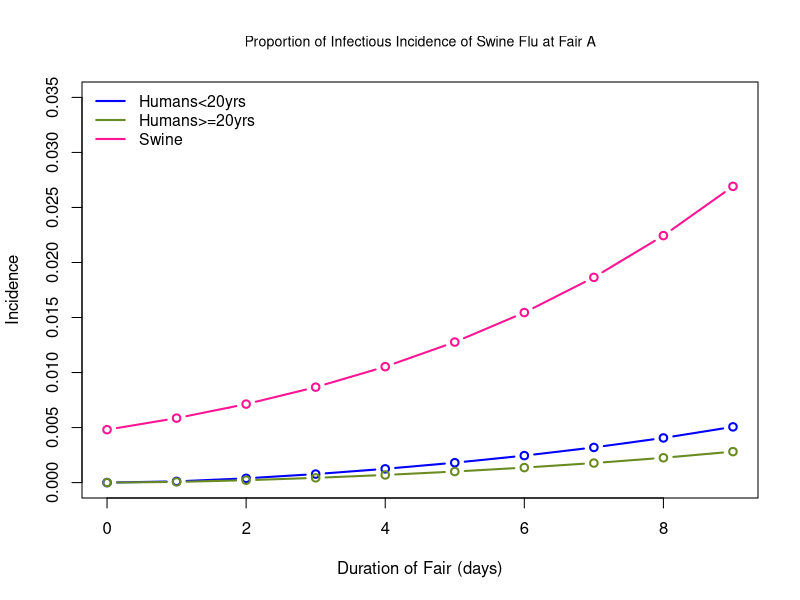
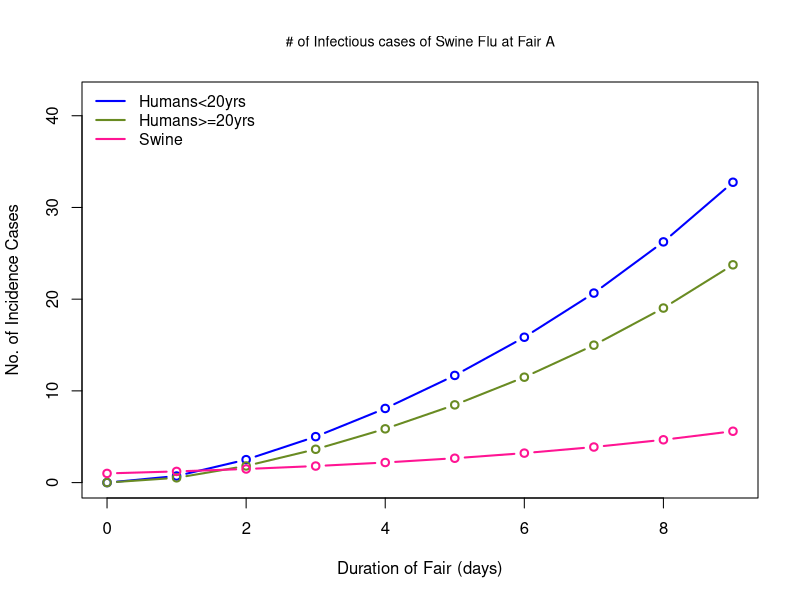

Here is the R script that generated these plots, in order: (Note: this script raises an error after producing the figures.)
library (deSolve)

#SEIR shared host model for Fair A attendees including both age groups

SEIR2host=function(t,state,parameters){
  with(as.list(c(state,parameters)),{

    dSc = -cSH * betaSH * (Sc)* (Is/Ns)
    dEc = cSH * betaSH * (Sc) * (Is/Ns)  - alpha * Ec 
    dIc = alpha * Ec - gamma * Ic
    
    
    dSa = -cSH * (Sa) * betaSH * (Is/Ns)
    dEa = cSH * (Sa) * betaSH * (Is/Ns) - alpha * Ea
    dIa = alpha * Ea - gamma * Ia
    
    dSs = -betaSS * Ss *  (Is/Ns)
    dIs = betaSS * Ss  * (Is/Ns) - gamma * Is
   
        list(c(dSc, dEc, dIc, dSa, dEa, dIa, dSs, dIs))#put in order by equation
  })
}


# Inital states and parameters provided by the paper

times=seq(0,9) 

#children parameters

Nc=6468; Ec=0; Ic=0; Sc=Nc*.9-Ec-Ic;  # IMc = 0.1 preexisting immunity to H3N2v among children


#adult parameters

Na=8442; Ea=0; Ia=0; Sa=Na*.5-Ea-Ia; # IMa = 0.5 preeisitng immunity to H3N2v among adults 


#swine parameters

Ns= 208; 
Is=1; 
Ss=Ns-Is;  # number of suseptible swine   
RoSS=2;  # RoSS = swine to swine H3N2pM reproductive number
gamma=1/5;   # gamma = swine and human recovery rate 
betaSS= RoSS * gamma  # beta!! transmission! from swine to swine the paper says its force of infection but its really the transmission rate



state=c(Sc=Sc, Ec=Ec, Ic=Ic, Sa=Sa, Ea=Ea, Ia=Ia, Ss=Ss, Is=Is); #same order as above in the list

parameters=c(betaSH=.024,alpha=1/2,gamma,  
             cSH=5, betaSS);

# betaSH = transmission probabilty of H3N2v, swine to human
# cSH = mean duration of contact between humans and swine for all general attendees at Fair A,  (5min/d)
# alpha = rate of exposed humans to infected human = 1/incubation period 



#simulation
simSEIR2host=ode(y=state,times=times,func=SEIR2host,parms=parameters) 

View(simSEIR2host)

SC=simSEIR2host[,'Sc']/Nc
EC=simSEIR2host[,'Ec']/Nc
IC=simSEIR2host[,'Ic']/Nc
SA=simSEIR2host[,'Sa']/Na
EA=simSEIR2host[,'Ea']/Na
IA=simSEIR2host[,'Ia']/Na
SS=simSEIR2host[,'Ss']/Ns
IS=simSEIR2host[,'Is']/Ns

SC
EC
IC
SA
EA
IA
SS
IS

#calculating incidence cases among younger age group

# Element at first row (record # at time 0 days)and second column (Sc)
simSEIR2host[1,2] # 5821.2
# Element at 10th row (record # at time 9 days)and second column (Sc)
simSEIR2host[10,2] # 5740.012
## Total number of infections among person aged <20 years at the fair
(simSEIR2host[1,2]) - (simSEIR2host[10,2])  #81.18825  # the paper got 80 

(81.18825/6468)* 100 # = 1.25 % Paper got 1.25%

#calculating incidence cases among older age group

# Element at first row (record # at time 0 days)and second column (Sa)
simSEIR2host[1,5] # 4221
# Element at 10th row (record # at time 9 days)and second column (Sa)
simSEIR2host[10,5] # 4174.445
## Total number of infections among person aged >=20 years at the fair
(simSEIR2host[1,5]) - (simSEIR2host[10,5]) #58.87027  # the paper got 58

(58.87027/8442) * 100  # = 0.69% Paper got 0.55% 

#calculating incidence cases among swine

# Element at first row (record # at time 0 days)and second column (Sa)
simSEIR2host[1,8] # 207
# Element at 10th row (record # at time 9 days)and second column (Sa)
simSEIR2host[10,8] # 197.5322
## Total number of infections among person aged >=20 years at the fair
(simSEIR2host[1,8]) - (simSEIR2host[10,8]) # 9.467



#Graphs

#To plot simulated proportion incident influenza A (H3N2) virus infections among humans and swine 

plot(simSEIR2host[,'time'],IC, ylab='Incidence',xlab='Duration of Fair (days)', ylim = c(0,0.035), type='b',lwd=2,  col="blue", main = "Proportion of Infectious Incidence of Swine Flu at Fair A", cex.main=0.85, font.main=14)
lines(simSEIR2host[,'time'],IA,type='b',lwd=2,col='olivedrab4')
lines(simSEIR2host[,'time'],IS,type='b',lwd=2,col='deeppink')
legend('topleft',legend = (c('Humans<20yrs','Humans>=20yrs', 'Swine')),lty=1, lwd=2, col=c('blue', 'olivedrab4', 'deeppink'), bty='n', cex=.95)



#To plot simulated # incident cases of influenza A (H3N2) virus infections among humans and swine 

plot(simSEIR2host[,'time'],simSEIR2host[,'Ic'], ylab='No. of Incidence Cases',xlab='Duration of Fair (days)', ylim = c(0,42), type='b',lwd=2,  col="blue", main = "# of Infectious cases of Swine Flu at Fair A",cex.main=0.85, font.main=14)
lines(simSEIR2host[,'time'],simSEIR2host[,'Ia'],type='b',lwd=2,col='olivedrab4')
lines(simSEIR2host[,'time'],simSEIR2host[,'Is'],type='b',lwd=2,col='deeppink')
legend('topleft',legend = (c('Humans<20yrs','Humans>=20yrs', 'Swine')),lty=1, lwd=2, col=c('blue', 'olivedrab4', 'deeppink'), bty='n', cex=.95)

###########################################################################################
##########################################################################################
library (deSolve)
#Sensitivity Analysis

SEIR2host0.75=function(t,state,parameters){
  with(as.list(c(state,parameters)),{
    
    dSc = -cSH * betaSH * (Sc)* (Is/Ns)
    dEc = cSH * betaSH * (Sc) * (Is/Ns)  - alpha * Ec 
    dIc = alpha * Ec - gamma * Ic
    
    dSa = -cSH * (Sa) * betaSH * (Is/Ns)
    dEa = cSH * (Sa) * betaSH * (Is/Ns) - alpha * Ea
    dIa = alpha * Ea - gamma * Ia
    
    dSs = -betaSS * Ss *  (Is/Ns)
    dIs = betaSS * Ss  * (Is/Ns) - gamma * Is
    
    list(c(dSc, dEc, dIc, dSa, dEa, dIa, dSs, dIs))#put in order by equation
  })
}


# Inital states and parameters provided by the paper

times=seq(0,9) 

#children parameters

Nc=6468; Ec=0; Ic=0; Sc=Nc*.9-Ec-Ic;  # IMc = 0.1 preexisting immunity to H3N2v among children


#adult parameters

Na=8442; Ea=0; Ia=0; Sa=Na*.5-Ea-Ia; # IMa = 0.5 preeisitng immunity to H3N2v among adults 


#swine parameters

Ns= 208; 
Is=1; 
Ss=Ns-Is;  # number of suseptible swine   
RoSS=2;  # RoSS = swine to swine H3N2pM reproductive number
gamma=1/5;   # gamma = swine and human recovery rate 
betaSS= RoSS * gamma  # beta!! transmission! from swine to swine the paper says its force of infection but its really the transmission rate



state=c(Sc=Sc, Ec=Ec, Ic=Ic, Sa=Sa, Ea=Ea, Ia=Ia, Ss=Ss, Is=Is); #same order as above in the list

parameters=c(betaSH=.017,alpha=1/2,gamma,  
             cSH=5, betaSS);

# betaSH = transmission probabilty of H3N2v, swine to human
# cSH = mean duration of contact between humans and swine for all general attendees at Fair A,  (5min/d)
# alpha = rate of exposed humans to infected human = 1/incubation period 



#simulation
simSEIR2host0.75=ode(y=state,times=times,func=SEIR2host0.75,parms=parameters) 

View(simSEIR2host0.75)

SC=simSEIR2host0.75[,'Sc']/Nc
EC=simSEIR2host0.75[,'Ec']/Nc
IC=simSEIR2host0.75[,'Ic']/Nc
SA=simSEIR2host0.75[,'Sa']/Na
EA=ssimSEIR2host0.75[,'Ea']/Na
IA=simSEIR2host0.75[,'Ia']/Na
SS=simSEIR2host0.75[,'Ss']/Ns
IS=simSEIR2host0.75[,'Is']/Ns

SC
EC
IC
SA
EA
IA
SS
IS


#calculating incidence cases among younger age group

# Element at first row (record # at time 0 days)and second column (Sc)
simSEIR2host0.75[1,2] 
# Element at 10th row (record # at time 9 days)and second column (Sc)
simSEIR2host0.75[10,2] 
## Total number of infections among person aged <20 years at the fair
 (simSEIR2host0.75[1,2]) - (simSEIR2host0.75[10,2]) # =57.62
57.62602/6468 *100  # = 0.89%  paper got 0.9%


#calculating incidence cases among older age group

# Element at first row (record # at time 0 days)and second column (Sa)
simSEIR2host0.75[1,5] 
# Element at 10th row (record # at time 9 days)and second column (Sa)
simSEIR2host0.75[10,5] 
## Total number of infections among person aged >=20 years at the fair
(simSEIR2host0.75[1,5]) - (simSEIR2host0.75[10,5]) # = 41.78
41.7851/8442 * 100 # = 0.49% same as paper(0.5%)

#Graphs

#To plot simulated proportion incident influenza A (H3N2) virus infections among humans and swine 

plot(simSEIR2host0.75[,'time'],IC, ylab='Incidence',xlab='Duration of Fair (days)', ylim = c(0,0.035), type='b',lwd=2,  col="blue", main = "Proportion of Infectious Incidence of Swine Flu at Fair A", sub = "Sensitivity Analysis (Beta=0.017)", cex.main=0.85, font.main=14, font.sub=3)
lines(simSEIR2host0.75[,'time'],IA,type='b',lwd=2,col='olivedrab4')
lines(simSEIR2host0.75[,'time'],IS,type='b',lwd=2,col='deeppink')
legend('topleft',legend = (c('Humans<20yrs','Humans>=20yrs', 'Swine')),lty=1, lwd=2, col=c('blue', 'olivedrab4', 'deeppink'), bty='n', cex=.95)



#To plot simulated # incident cases of influenza A (H3N2) virus infections among humans and swine 

plot(simSEIR2host0.75[,'time'],simSEIR2host0.75[,'Ic'], ylab='No. of Incidence Cases',xlab='Duration of Fair (days)', ylim = c(0,42), type='b',lwd=2,  col="blue", main = "# of Infectious cases of Swine Flu at Fair A",cex.main=0.85, font.main=14, sub = "Sensitivity Analysis (Beta=0.017)", font.sub=3)
lines(simSEIR2host0.75[,'time'],simSEIR2host0.75[,'Ia'],type='b',lwd=2,col='olivedrab4')
lines(simSEIR2host0.75[,'time'],simSEIR2host0.75[,'Is'],type='b',lwd=2,col='deeppink')
legend('topleft',legend = (c('Humans<20yrs','Humans>=20yrs', 'Swine')),lty=1, lwd=2, col=c('blue', 'olivedrab4', 'deeppink'), bty='n', cex=.95)



#######################################################################################
#######################################################################################

#Adding higher swine contact for <20 age group

SEIR2hostCSHc=function(t,state,parameters){
  with(as.list(c(state,parameters)),{
    
    dSc = -cSHc * betaSH * (Sc)* (Is/Ns)
    dEc = cSHc * betaSH * (Sc) * (Is/Ns)  - alpha * Ec 
    dIc = alpha * Ec - gamma * Ic
    
    dSa = -cSHa * (Sa) * betaSH * (Is/Ns)
    dEa = cSHa * (Sa) * betaSH * (Is/Ns) - alpha * Ea
    dIa = alpha * Ea - gamma * Ia
    
    dSs = -betaSS * Ss *  (Is/Ns)
    dIs = betaSS * Ss  * (Is/Ns) - gamma * Is
    
    list(c(dSc, dEc, dIc, dSa, dEa, dIa, dSs, dIs))#put in order by equation
  })
}


# Inital states and parameters provided by the paper

times=seq(0,9) 

#children parameters

Nc=6468; Ec=0; Ic=0; Sc=Nc*.9-Ec-Ic;  # IMc = 0.1 preexisting immunity to H3N2v among children


#adult parameters

Na=8442; Ea=0; Ia=0; Sa=Na*.5-Ea-Ia; # IMa = 0.5 preeisitng immunity to H3N2v among adults 


#swine parameters

Ns= 208; 
Is=1; 
Ss=Ns-Is;  # number of suseptible swine   
RoSS=2;  # RoSS = swine to swine H3N2pM reproductive number
gamma=1/5;   # gamma = swine and human recovery rate 
betaSS= RoSS * gamma  # beta!! transmission! from swine to swine the paper says its force of infection but its really the transmission rate



state=c(Sc=Sc, Ec=Ec, Ic=Ic, Sa=Sa, Ea=Ea, Ia=Ia, Ss=Ss, Is=Is); #same order as above in the list

parameters=c(betaSH=.024,alpha=1/2,gamma,  
             cSHa=5, cSHc=8, betaSS);

# betaSH = transmission probabilty of H3N2v, swine to human
# cSHa = mean duration of contact between humans and swine for adult attendees at Fair A,  (5min/d)
# cSHc = mean duration of contact between humans and swine for children attendees at Fair A,  
          #(8min/d) # 8 minutes seems like a good number. Tried 10 but # of cases seemed to high
# alpha = rate of exposed humans to infected human = 1/incubation period 



#simulation
simSEIR2hostcSHc=ode(y=state,times=times,func=SEIR2hostCSHc,parms=parameters) 

View(simSEIR2hostcSHc)

SC=simSEIR2hostcSHc[,'Sc']/Nc
EC=simSEIR2hostcSHc[,'Ec']/Nc
IC=simSEIR2hostcSHc[,'Ic']/Nc
SA=simSEIR2hostcSHc[,'Sa']/Na
EA=simSEIR2hostcSHc[,'Ea']/Na
IA=simSEIR2hostcSHc[,'Ia']/Na
SS=simSEIR2hostcSHc[,'Ss']/Ns
IS=simSEIR2hostcSHc[,'Is']/Ns

SC
EC
IC
SA
EA
IA
SS
IS


#calculating incidence cases among younger age group

# Element at first row (record # at time 0 days)and second column (Sc)
simSEIR2hostcSHc[1,2] # 5821.2
# Element at twenty-first row (record # at time 9 days)and second column (Sc)
simSEIR2hostcSHc[10,2] # 5691.843
## Total number of infections among person aged <20 years at the fair

(simSEIR2hostcSHc[1,2]) - (simSEIR2hostcSHc[10,2]) # = 129.35 cases

(129.35/6468)* 100  # = 1.9%

#calculating incidence cases among older age group

# Element at first row (record # at time 0 days)and second column (Sa)
simSEIR2hostcSHc[1,5] # 4221
# Element at twenty-first row (record # at time 9 days)and second column (Sa)
simSEIR2hostcSHc[10,5] # 4162.13
## Total number of infections among person aged >=20 years at the fair
(simSEIR2hostcSHc[1,5]) - (simSEIR2hostcSHc[10,5]) #58.87027 

(58.87027/8442) * 100 # = 0.69% 

#To plot simulated proportion incident influenza A (H3N2) virus infections among humans and swine 

plot(simSEIR2hostcSHc[,'time'],IC, ylab='Incidence',xlab='Duration of Fair (days)', ylim = c(0,0.035), type='b',lwd=2,  col="blue", main = "Proportion of Infectious Incidence of Swine Flu at Fair A", cex.main=0.85, font.main=14, sub = "With greater contact duration for <20 yr olds", font.sub=3)
lines(simSEIR2hostcSHc[,'time'],IA,type='b',lwd=2,col='olivedrab4')
lines(simSEIR2hostcSHc[,'time'],IS,type='b',lwd=2,col='deeppink')
legend('topleft',legend = (c('Humans<20yrs','Humans>=20yrs', 'Swine')),lty=1, lwd=2, col=c('blue', 'olivedrab4', 'deeppink'), bty='n', cex=.95)



#To plot simulated # incident cases of influenza A (H3N2) virus infections among humans and swine 

plot(simSEIR2hostcSHc[,'time'],simSEIR2hostcSHc[,'Ic'], ylab='No. of Incidence Cases',xlab='Duration of Fair (days)', ylim = c(0,42), type='b',lwd=2,  col="blue", main = "# of Infectious cases of Swine Flu at Fair A",cex.main=0.85, font.main=14, sub = "With greater contact duration for <20 yr olds", font.sub=3)
lines(simSEIR2hostcSHc[,'time'],simSEIR2hostcSHc[,'Ia'],type='b',lwd=2,col='olivedrab4')
lines(simSEIR2hostcSHc[,'time'],simSEIR2hostcSHc[,'Is'],type='b',lwd=2,col='deeppink')
legend('topleft',legend = (c('Humans<20yrs','Humans>=20yrs', 'Swine')),lty=1, lwd=2, col=c('blue', 'olivedrab4', 'deeppink'), bty='n', cex=.95)
